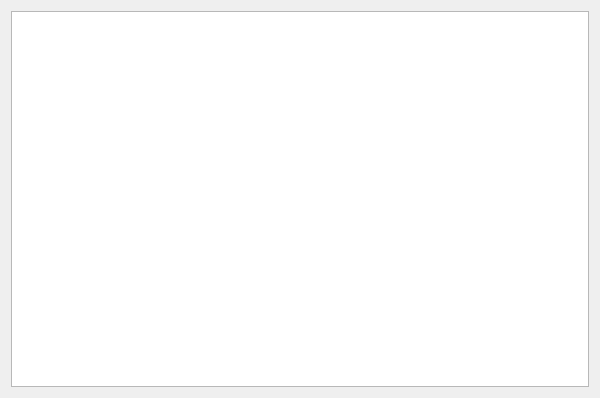
<?xml version="1.0" encoding="UTF-8"?>
<ui version="4.0">
 <class>VSTSettings</class>
 <widget class="QDialog" name="VSTSettings">
  <property name="geometry">
   <rect>
    <x>0</x>
    <y>0</y>
    <width>600</width>
    <height>398</height>
   </rect>
  </property>
  <property name="windowTitle">
   <string>OutputTimer</string>
  </property>
  <layout class="QGridLayout" name="timerLayout">
   <item row="0" column="0">
    <widget class="QListWidget" name="searchPaths"/>
   </item>
  </layout>
 </widget>
 <resources/>
 <connections/>
</ui>
